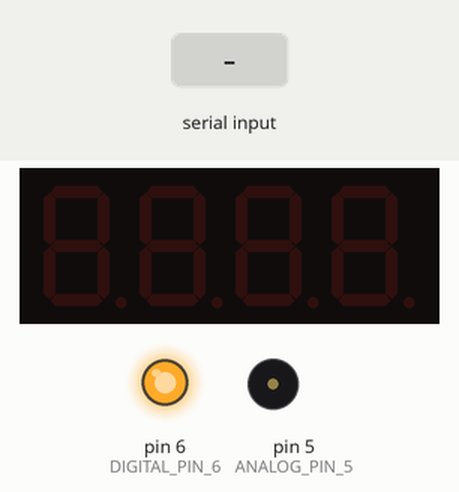
The sketch below on a simulated Arduino Uno, built with avr-gcc and run on an emulated ATmega328P. Parts: 4-digit seven-segment display, output pins drawn as LEDs (lit = HIGH), buzzer (waves = sounding). Inputs (shaded band) come from the test bench.

Above: at 1.2 s.
1.3 s: "90,45\n" received over Serial
At 2.1 s:
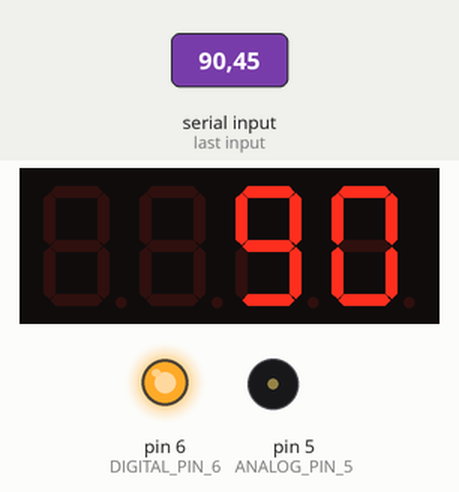
At 3.41 s:
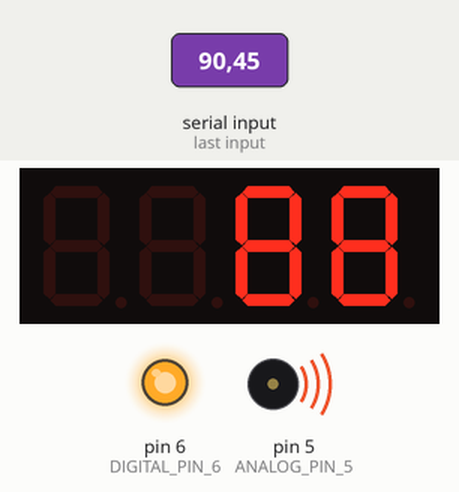
Timing chart, 0 to 10.3 s (numbered marks = the images above; inputs shaded):
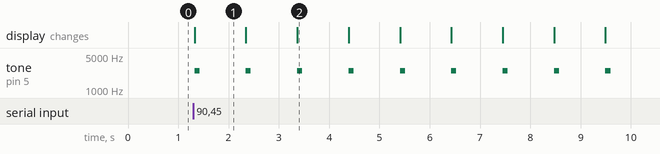

The sketch:

timer.ino
```cpp
#include <Wire.h>
#include <TM1637Display.h>

// Define TM1637 pins
#define CLK 2
#define DIO 3

// Create display object
TM1637Display display(CLK, DIO);

int ANALOG_PIN_5 = 5; // ~5
int DIGITAL_PIN_6 = 6; // ~6

void setup() {
  pinMode(ANALOG_PIN_5, OUTPUT);
  pinMode(DIGITAL_PIN_6, OUTPUT);

  digitalWrite(DIGITAL_PIN_6, HIGH);

  Serial.begin(9600);

  display.setBrightness(7); // Brightness: 0 (dim) to 7 (bright)
}

void loop() {
  if(Serial.available()) {
    int seconds = Serial.parseInt();

    while(seconds >= 0) {
      // Show the counter value (0–9999)
      display.showNumberDec(seconds, false);  // 'true' shows leading zeros

      tone(ANALOG_PIN_5, 2500, 100);

      if(seconds == 0) {
        tone(ANALOG_PIN_5, 2500, 3000);

        digitalWrite(DIGITAL_PIN_6, LOW);
        delay(3000);
        digitalWrite(DIGITAL_PIN_6, HIGH);
      }

      delay(1000); // Delay for visible counting speed

      seconds--;
    }
  }
}
```

Measured:
- after the input at 1.3 s, tone on pin 5 (ANALOG_PIN_5): alternates 2500 Hz for 0.10 s and silent for 0.92 s, starting at once; the display: changes at once (image 1)
- what the display in image 1 shows lasts 1.0 s, from 1.3 s to 2.3 s
